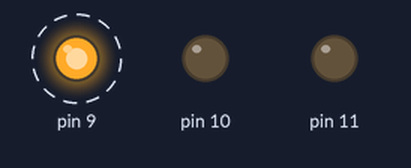
Bench run of a sketch on a simulated Arduino Uno, built with avr-gcc and run on an emulated ATmega328P. Parts: output pins drawn as LEDs (lit = HIGH). Dashed ring = blinking.

Above: at 0.5 s.
Timing chart, 0 to 4.6 s (numbered marks = the images above):
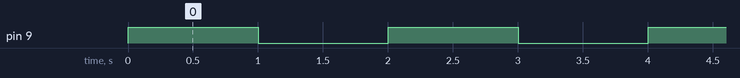

The sketch:

test_2.ino
```cpp
void setup() {
  // put your setup code here, to run once:
  pinMode(9, OUTPUT);
  pinMode(10, OUTPUT);
  pinMode(11, OUTPUT);
}

void loop() {
  // put your main code here, to run repeatedly:
  digitalWrite(9, HIGH);
  delay(1000);
  digitalWrite(9, LOW);
  delay(1000);
}
```

Measured:
- by itself, pin 9: alternates HIGH for 1.0 s and LOW for 1.0 s
